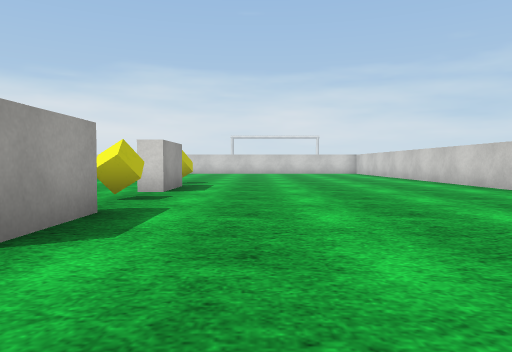
view 1 (above)

24 first-person views from a walk through a Unity game level. The camera is 0.55 m above the floor, tilts 2° down and sees 70° across. The floor is counted in squares, 1 m on a side. Each view is taken from the middle of a square. On the plan, view 1 faces up. The plan holds only what a view shows up to about 9 squares ahead; the rest is blank. The place goes on beyond the plan. The player is left out. Surface patterns are stand-ins for the level's own textures.

view 2
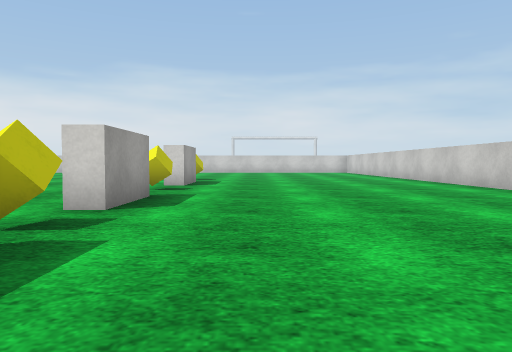

view 3
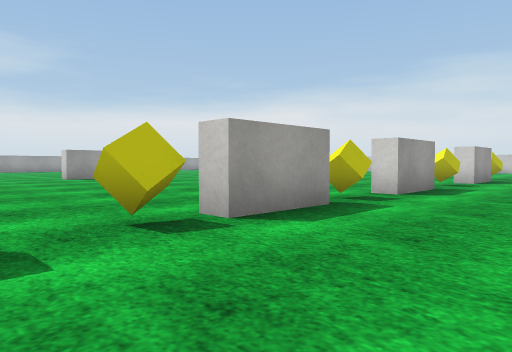

view 4
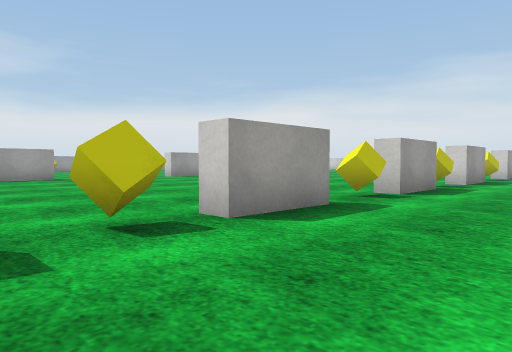

view 5
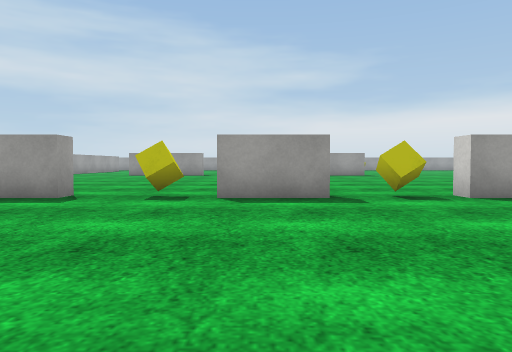

view 6
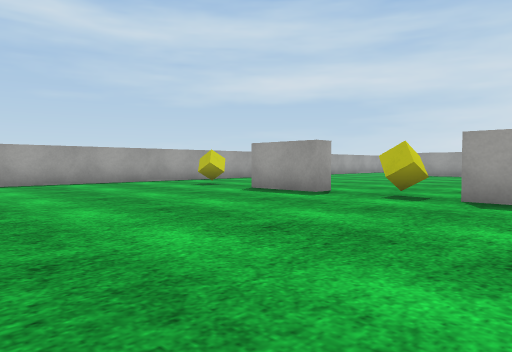

view 7
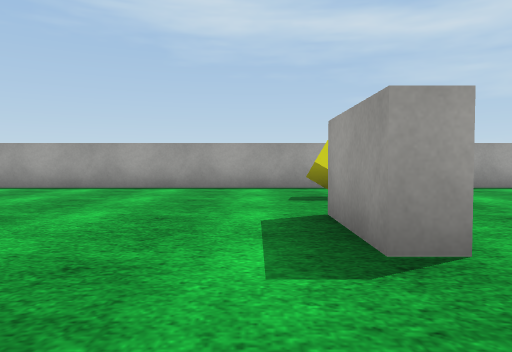

view 8
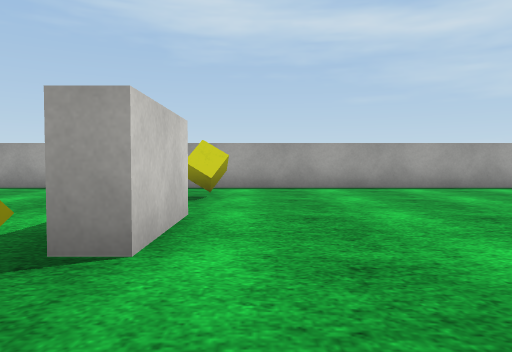

view 9
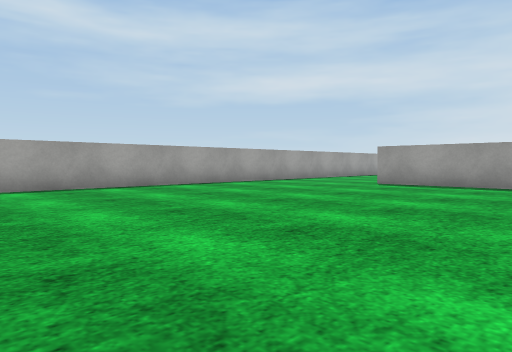

view 10
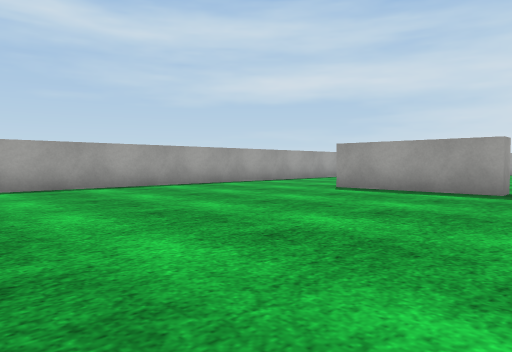

view 11
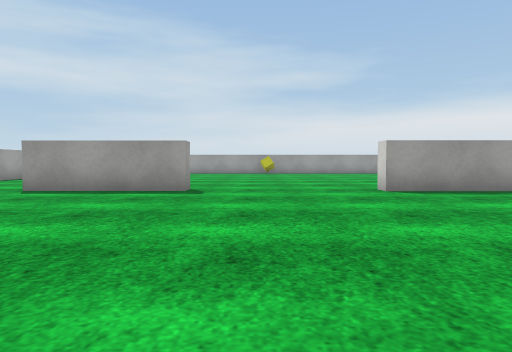

view 12
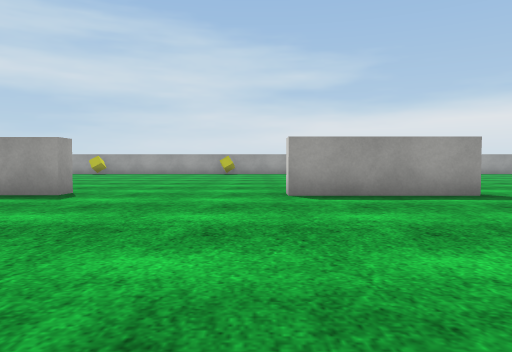

view 13
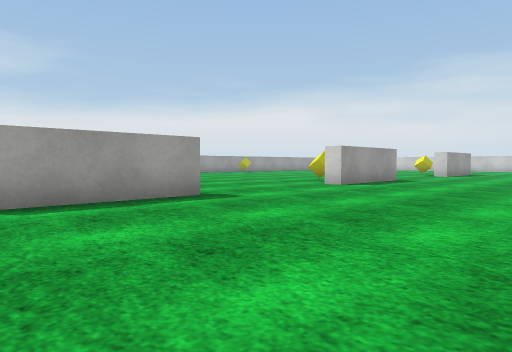

view 14
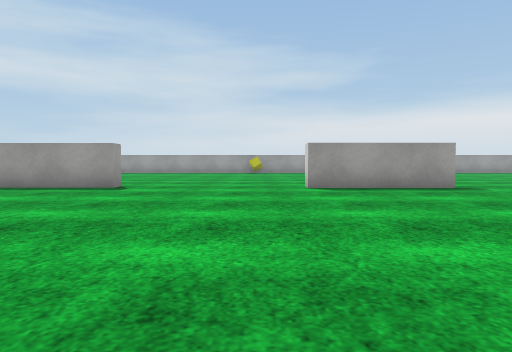

view 15
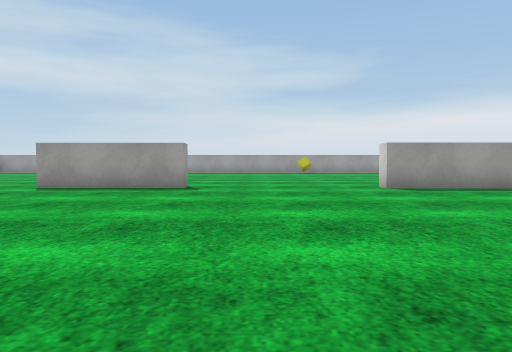

view 16
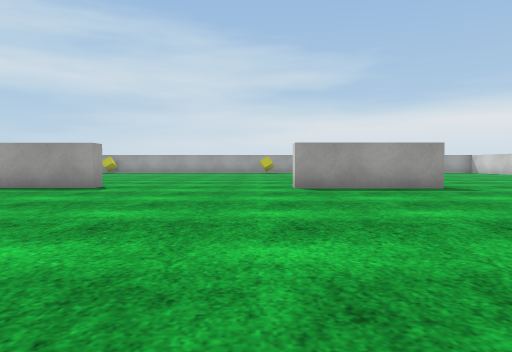

view 17
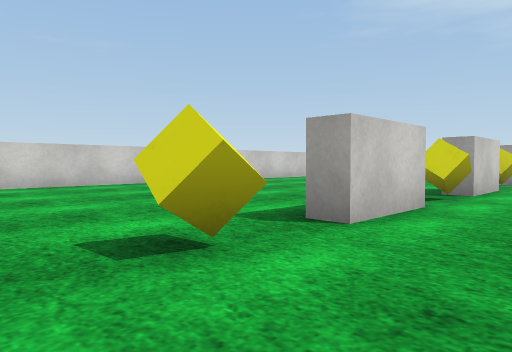

view 18
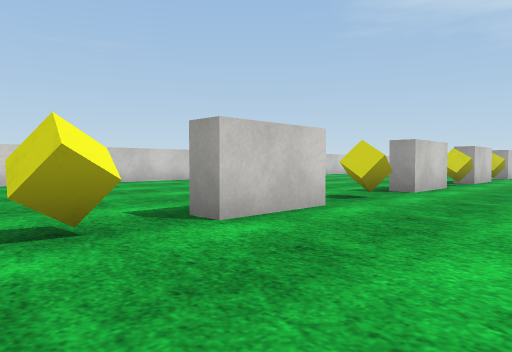

view 19
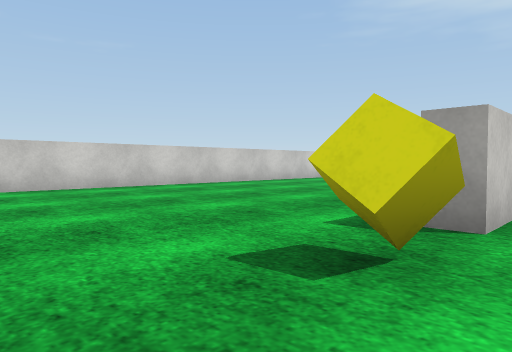

view 20
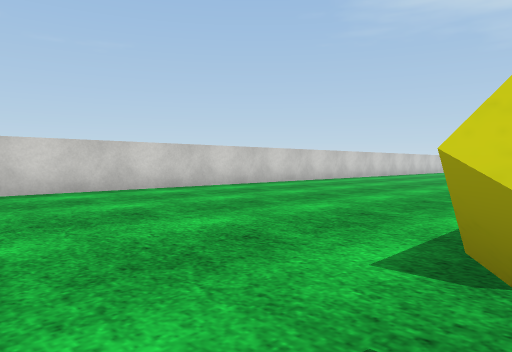

view 21
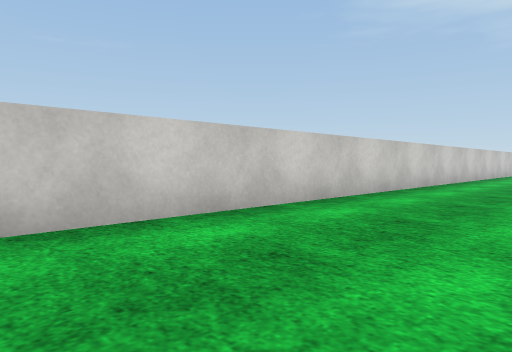

view 22
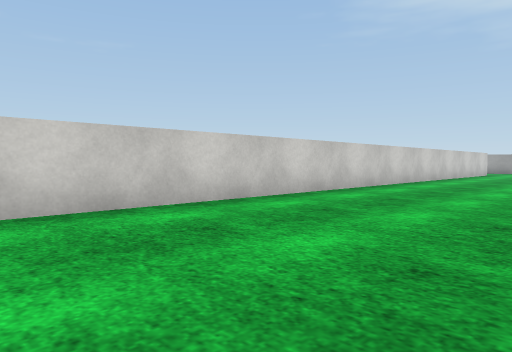

view 23
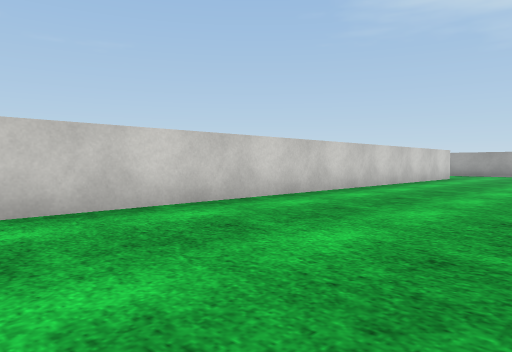

view 24
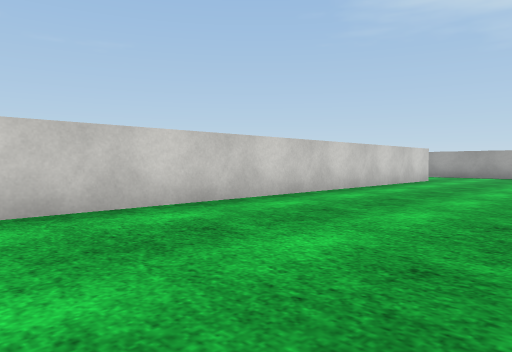

### Floor plan
Points are (right, up) in squares from view 1. A wall is a line through its corners. A room is listed if a view was taken in it or the views show most of it. See-through windows are left out.
Room 1 (views 1, 2, 3, 4, 5, 6, 7, 8, 9, 10, 11, 12, 13, 14, 15, 16, 17, 18, 19, 20, 21, 22, 23, 24)
walls: (-2.3, -1.6) (-2.3, 0.2) (-1.8, 0.2) (-1.8, -1.6) (-2.3, -1.6); (-1.8, -3.8) (-1.8, -5.6) (-2.4, -5.6); (-1.8, -7.8) (-1.8, -9.6); (-2.3, 2.3) (-2.3, 4.1) (-1.8, 4.1) (-1.8, 2.3) (-2.3, 2.3); (-12.8, -4.2) (-12.2, -4.2) (-12.2, -7.4) (-12.8, -7.4); (-12.6, 3.4) (-12.2, 3.4) (-12.2, 0.2) (-12.6, 0.2); (-2.3, 7) (-2.3, 8.8) (-1.8, 8.8) (-1.8, 7) (-2.3, 7); (-2.3, -14) (-2.3, -12.1) (-1.8, -12.1) (-1.8, -14); (-12.9, -11.4) (-12.2, -11.4) (-12.2, -14.8); (5.2, -11.6) (5.2, 10.6); (-12, 11.1) (-12, 7.9) (-12.5, 7.9); (-9.6, -18.2) (4.8, -18.2)
objects: yellow cube (-2, -16); yellow cube (-2, -11); yellow cube (-2, -7); yellow cube (-2, -2); yellow cube (-2, 1); yellow cube (-2, 6); yellow cube (-2, 10)

Where each view was taken, in squares from view 1:
view 1: 0 up, 0 right, facing up
view 2: 2 down, 0 right, facing up
view 3: 4 down, 1 right, facing up-left
view 4: 8 down, 1 right, facing up-left
view 5: 9 down, 4 right, facing left
view 6: 8 down, 4 right, facing down-left
view 7: 10 down, 1 left, facing down
view 8: 10 down, 3 left, facing down
view 9: 10 down, 3 left, facing down-left
view 10: 10 down, 5 left, facing down-left
view 11: 10 down, 5 left, facing left
view 12: 8 down, 6 left, facing left
view 13: 8 down, 7 left, facing up-left
view 14: 1 down, 4 left, facing left
view 15: 5 up, 4 left, facing left
view 16: 7 up, 4 left, facing left
view 17: 7 up, 4 left, facing down-right
view 18: 11 up, 5 left, facing down-right
view 19: 12 up, 3 left, facing down-right
view 20: 11 up, 2 left, facing down-right
view 21: 9 up, 2 right, facing down-right
view 22: 4 up, 1 right, facing down-right
view 23: 1 down, 1 right, facing down-right
view 24: 3 down, 1 right, facing down-right
